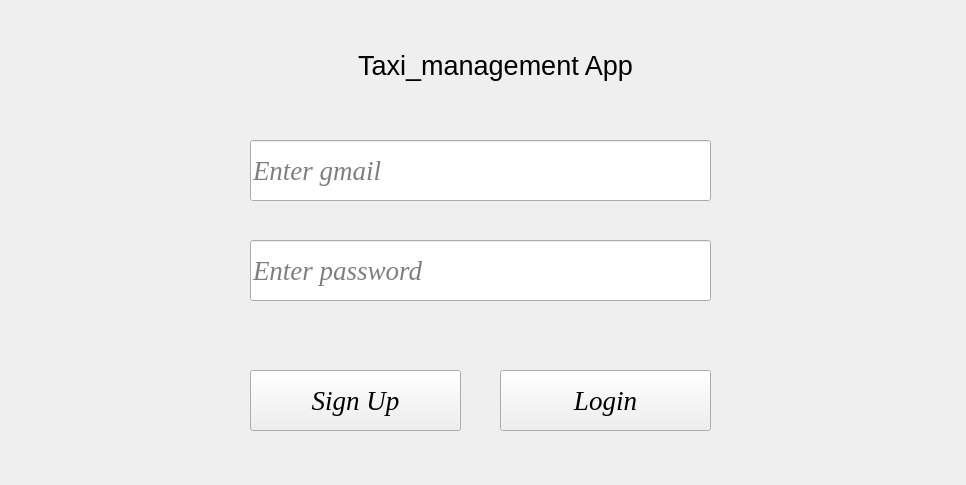
<?xml version="1.0" encoding="UTF-8"?>
<ui version="4.0">
 <class>Form</class>
 <widget class="QWidget" name="Form">
  <property name="geometry">
   <rect>
    <x>0</x>
    <y>0</y>
    <width>966</width>
    <height>485</height>
   </rect>
  </property>
  <property name="windowTitle">
   <string>Form</string>
  </property>
  <widget class="QPushButton" name="pushButton_2">
   <property name="geometry">
    <rect>
     <x>250</x>
     <y>370</y>
     <width>211</width>
     <height>61</height>
    </rect>
   </property>
   <property name="font">
    <font>
     <family>Times New Roman</family>
     <pointsize>20</pointsize>
     <italic>true</italic>
    </font>
   </property>
   <property name="text">
    <string>Sign Up</string>
   </property>
  </widget>
  <widget class="QLineEdit" name="lineEdit_2">
   <property name="geometry">
    <rect>
     <x>250</x>
     <y>240</y>
     <width>461</width>
     <height>61</height>
    </rect>
   </property>
   <property name="font">
    <font>
     <family>Times New Roman</family>
     <pointsize>20</pointsize>
     <italic>true</italic>
    </font>
   </property>
   <property name="echoMode">
    <enum>QLineEdit::Password</enum>
   </property>
   <property name="placeholderText">
    <string>Enter password</string>
   </property>
  </widget>
  <widget class="QLineEdit" name="lineEdit">
   <property name="geometry">
    <rect>
     <x>250</x>
     <y>140</y>
     <width>461</width>
     <height>61</height>
    </rect>
   </property>
   <property name="font">
    <font>
     <family>Times New Roman</family>
     <pointsize>20</pointsize>
     <italic>true</italic>
    </font>
   </property>
   <property name="text">
    <string/>
   </property>
   <property name="placeholderText">
    <string>Enter gmail</string>
   </property>
  </widget>
  <widget class="QLabel" name="label">
   <property name="geometry">
    <rect>
     <x>280</x>
     <y>310</y>
     <width>371</width>
     <height>41</height>
    </rect>
   </property>
   <property name="font">
    <font>
     <family>Times New Roman</family>
     <pointsize>18</pointsize>
     <italic>true</italic>
    </font>
   </property>
   <property name="text">
    <string/>
   </property>
   <property name="alignment">
    <set>Qt::AlignCenter</set>
   </property>
  </widget>
  <widget class="QLabel" name="label_2">
   <property name="geometry">
    <rect>
     <x>160</x>
     <y>40</y>
     <width>671</width>
     <height>51</height>
    </rect>
   </property>
   <property name="font">
    <font>
     <pointsize>20</pointsize>
    </font>
   </property>
   <property name="text">
    <string>Taxi_management App</string>
   </property>
   <property name="textFormat">
    <enum>Qt::PlainText</enum>
   </property>
   <property name="alignment">
    <set>Qt::AlignCenter</set>
   </property>
  </widget>
  <widget class="QPushButton" name="pushButton">
   <property name="geometry">
    <rect>
     <x>500</x>
     <y>370</y>
     <width>211</width>
     <height>61</height>
    </rect>
   </property>
   <property name="font">
    <font>
     <family>Times New Roman</family>
     <pointsize>20</pointsize>
     <italic>true</italic>
    </font>
   </property>
   <property name="text">
    <string>Login</string>
   </property>
  </widget>
 </widget>
 <resources/>
 <connections/>
</ui>
